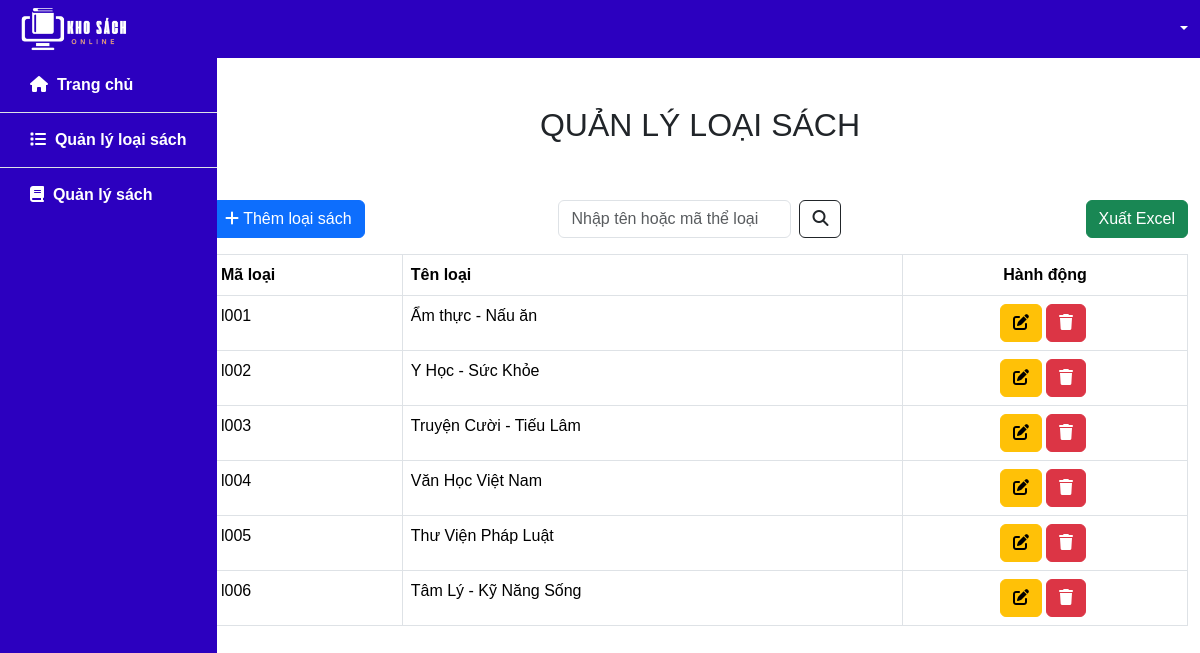
Page /manage_genre.php on the committed database.
### tables this page shows
CREATE TABLE `genre` (
  `id_genre` varchar(10) NOT NULL,
  `name_genre` varchar(100) NOT NULL,
  primary key (`id_genre`)
);

### src/functions.php (called while the page is built, shortened)
<?php
function html_escape(string|null $text): string
{
    return htmlspecialchars($text ?? '', ENT_QUOTES, 'UTF-8', false);
}

### public/manage_genre.php (the view, shortened to what this page needs)
<?php
require_once __DIR__ . '/../src/connect.php';
if ($_SERVER['REQUEST_METHOD'] === 'GET' && isset($_GET['keyword'])) {
    $keyword = $_GET['keyword'];
    $sql = "SELECT * FROM genre
            WHERE name_genre LIKE concat('%', ? '%')
            OR id_genre LIKE ?";
    $stmt = $pdo->prepare($sql);
    $stmt->execute([$keyword, $keyword]);
} else {
    $sql = "SELECT * FROM genre";
    $stmt = $pdo->prepare($sql);
    $stmt->execute();
}
$rows = $stmt->fetchAll(PDO::FETCH_ASSOC);
include_once __DIR__. '/../src/partials/header_ad.php'
?>
<div class="container-fluid flex-grow-1">
    <div class="row">
        <div class="col-2">
            <?php include_once __DIR__. '/../src/partials/slidebar_ad.php' ?>
        </div>
        <div class="col-10">
            <div class="row justify-content-center m-5">
                <h2 class="text-center">QUẢN LÝ LOẠI SÁCH</h2>
            </div>
            <div class="row mb-3">
                <div class="col">
                    <a href="/add_genre.php" class="btn btn-primary">
                        <i class="fa-solid fa-plus"></i> Thêm loại sách
                    </a>
                </div>
                <div class="col d-flex justify-content-center ">
                    <form class="d-flex" role="search" method="GET">
                        <input class="form-control me-2" type="search" placeholder="Nhập tên hoặc mã thể loại"
                            aria-label="Search" name="keyword"
                            value="<?= isset($_GET['keyword']) ? html_escape($_GET['keyword']) : '' ?>">
                        <button class="btn btn-outline-dark" type="submit"><i
                                class="fa-solid fa-magnifying-glass"></i></button>
                    </form>
                </div>
                <div class="col d-flex justify-content-end">
                    <form method="post">
                        <button class="btn btn-success" type="submit" name="export">
                            Xuất Excel
                        </button>
                    </form>
                </div>
            </div>
            <div class="row my-3">
                <div class="col">
                    <table class="table table-bordered">
                        <thead>
                            <tr>
                                <th class="align-content-start">Mã loại</th>
                                <th class="align-content-start">Tên loại</th>
                                <th class="text-center align-content-start">Hành động</th>
                            </tr>
                        </thead>
                        <tbody>
                            <?php foreach ($rows as $row) : ?>
                            <tr>
                                <td><?= html_escape($row['id_genre']) ?></td>
                                <td><?= html_escape($row['name_genre']) ?></td>
                                <td>
                                    <div class="d-flex justify-content-center">
                                        <a href="<?= 'edit_genre.php?id_genre=' . $row['id_genre'] ?>"
                                            class="btn btn-xs btn-warning">
                                            <i class="fa-solid fa-pen-to-square"></i></a>
                                        <form class="form-inline mx-1" action="/delete_genre.php" method="POST">
                                            <button id="delete-genre-btn" type="button"
                                                class="btn btn-xs btn-danger  delete-genre-btn" data-toggle="modal"
                                                name="delete-genre" data-target="#delete-confirm">
                                                <i class="fa-solid fa-trash"></i>
                                            </button>
                                        </form>
                                    </div>
                                </td>
                            </tr>
                            <?php endforeach ?>
                        </tbody>
                    </table>
                </div>
            </div>
        </div>
    </div>
</div>
<?php
include_once __DIR__. '/../src/partials/footer_ad.php'
?>

### src/partials/header_ad.php (shortened to what this page needs)
<!DOCTYPE html>
<html lang="en">
<head>
    <link href="https://cdn.jsdelivr.net/npm/bootstrap@5.3.2/dist/css/bootstrap.min.css" rel="stylesheet"
>
    <link rel="stylesheet" href="https://cdnjs.cloudflare.com/ajax/libs/font-awesome/6.4.2/css/all.min.css"
 />
    <link rel="stylesheet" href="css/style.css" />
</head>
<body class="d-flex flex-column min-vh-100">
    <div class="container-fluid header">
        <div class="d-flex justify-content-between align-items-center">
            <div class="my-1">
                <a href="index_ad.php"><img id="logo" src="images/logo.png" height="50px" /></a>
            </div>
            <div class="dropdown">
                <a class="dropdown-toggle link text-white" href="#" role="button" data-bs-toggle="dropdown"
                    aria-expanded="false">
                </a>
            </div>
        </div>
    </div>

### src/partials/slidebar_ad.php
<div class="slidebar">
    <ul class="list-group list-group-flush">
        <li class="list-group-item"><a href="index_ad.php"><i class="fa-solid fa-house"></i>&nbsp; Trang chủ</a></li>
        <li class="list-group-item"><a href="manage_genre.php"><i class="fa-solid fa-list"></i>&nbsp; Quản lý loại
                sách</a></li>
        <li class="list-group-item"><a href="manage_book.php"><i class="fa-solid fa-book"></i>&nbsp; Quản lý
                sách</a></li>
    </ul>
</div>

### src/partials/footer_ad.php (shortened to what this page needs)
</body>
</html>

### public/css/style.css (style rules this page uses)
* { font-family:Arial, Helvetica, sans-serif; }
.header { background-color: #2c00bf; position: sticky !important; width: 100%; top: 0; z-index: 100; color: white; font-weight: 600; }
.link { text-decoration: none; color: black; }
.slidebar { background-color: #2c00bf; margin: 0px; height: 100vh; padding: 0px; overflow-y: auto; position: fixed; left: 0; }
.list-group-item { background-color: #2c00bf; padding: 15px 30px; }
.list-group-item a { text-decoration: none; color: white; font-weight: 600; }

### rows in the picture
genre: id_genre "l001", name_genre "Ẩm thực - Nấu ăn"
genre: id_genre "l002", name_genre "Y Học - Sức Khỏe"
genre: id_genre "l003", name_genre "Truyện Cười - Tiếu Lâm"
genre: id_genre "l004", name_genre "Văn Học Việt Nam"
genre: id_genre "l005", name_genre "Thư Viện Pháp Luật"
genre: id_genre "l006", name_genre "Tâm Lý - Kỹ Năng Sống"
